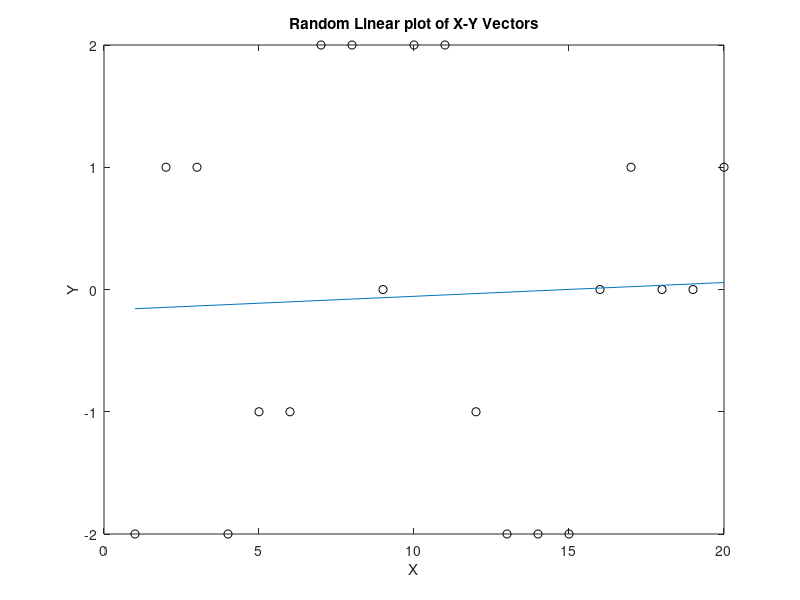

This figure's MATLAB source:
% MATLAB Script
% Chapter 15 Problem 5

% Vector x contains integers 1 through 20
x = 1:20;
y = randi([-2 2],1,20);

% Obtain the coefficients
coefs = polyfit(x,y,1);
linear_curve = polyval(coefs,x);
plot(x,y,'ko',x,linear_curve)
xlabel('X')
ylabel('Y')
title('Random Linear plot of X-Y Vectors') 
